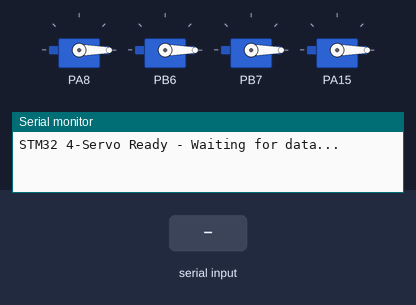
Recording of a sketch running on a simulated STM32 Blue Pill. Parts: 4 × servo, the last lines printed to the serial monitor. Inputs (shaded band) come from the test bench.

Above: at 1.2 s.
1.3 s: "1:90\n" received over the second serial link
At 1.9 s:
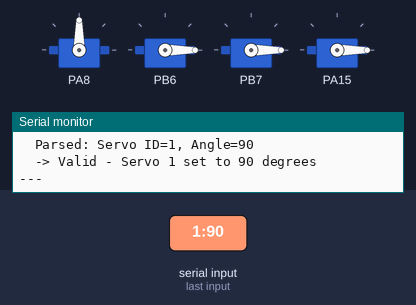
2.8 s: "90:45\n" received over the second serial link
4.3 s: "5\n" received over the second serial link
Timing chart, 0 to 7.3 s (numbered marks = the images above; inputs shaded):
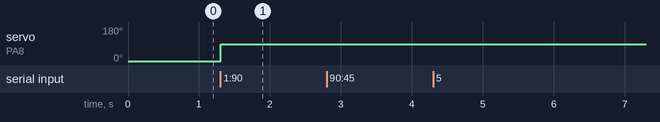

Measured:
- after the input at 1.3 s, servo on PA8: 0° → 90° at once

The sketch:

stm32_code.ino
```cpp
#include <Servo.h>

// Array of 4 servos
Servo servos[4];

// UART pins: PA9 (TX), PA10 (RX) - default HardwareSerial
HardwareSerial Serial1(PA10, PA9);  // RX, TX

int currentAngles[4] = {0, 0, 0, 0};  // Default positions (0-based index)

void setup() {
  // Initialize servos on PWM pins
  servos[0].attach(PA8);   // Servo 1
  servos[1].attach(PB6);   // Servo 2
  servos[2].attach(PB7);   // Servo 3
  servos[3].attach(PA15);  // Servo 4

  // Center all servos
  for (int i = 0; i < 4; i++) {
    servos[i].write(currentAngles[i]);
  }

  // Initialize UART at 115200 baud
  Serial1.begin(115200);

  // Use Serial for debugging (USB to PC)
  Serial.begin(115200);
  Serial.println("STM32 4-Servo Ready - Waiting for data...");
}

void loop() {
  // Check for incoming data from ESP8266
  if (Serial1.available()) {
    String receivedData = Serial1.readStringUntil('\n');  // Read full line
    receivedData.trim();  // Remove whitespace

    // Log reception with timestamp
    Serial.print("Data received at ");
    Serial.print(millis());
    Serial.print("ms: '");
    Serial.print(receivedData);
    Serial.println("'");

    // Parse "X:Y" format (X=1-4, Y=0-180)
    int colonIndex = receivedData.indexOf(':');
    if (colonIndex > 0) {
      int servoId = receivedData.substring(0, colonIndex).toInt() - 1;  // 0-based
      int angle = receivedData.substring(colonIndex + 1).toInt();

      Serial.print("  Parsed: Servo ID=");
      Serial.print(servoId + 1);
      Serial.print(", Angle=");
      Serial.print(angle);
      Serial.println();

      // Validate and set
      if (servoId >= 0 && servoId < 4 && angle >= 0 && angle <= 180) {
        currentAngles[servoId] = angle;
        servos[servoId].write(angle);
        Serial.println("  -> Valid - Servo " + String(servoId + 1) + " set to " + String(angle) + " degrees");
      } else {
        Serial.println("  -> Invalid servo ID or angle - Ignored");
      }
    } else {
      Serial.println("  -> Invalid format (expected 'X:Y') - Ignored");
    }
    Serial.println("---");
  }

  delay(10);  // Small delay for stability
}
```
